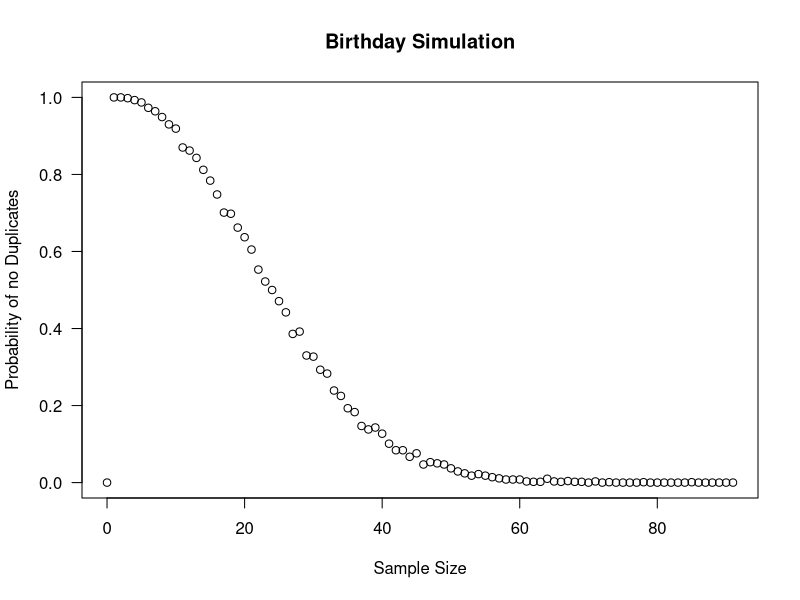

Here is the R script that generated this plot:
N <- 0
samples <- 0;
prob.nodub <-0;

for(j in 10:100){
  counting.no.dups <- 0;
    test <- for(i in 1:1000){
  bdays <- sample(seq(as.Date('1990/01/01'), as.Date('1990/12/31'), by="day"), N, replace=T)
  dups <- duplicated(bdays, incomparables = FALSE)
  ch <-length(which(dups == TRUE))
    if(ch==0){
      counting.no.dups <- counting.no.dups +1
    }
  fine <- (counting.no.dups/1000)
    }
print(N)
print(fine)
N <- N + 1
samples[[j]] <- N
prob.nodub[[j]] <- fine

}

plot(samples,prob.nodub, main="Birthday Simulation", xlab = "Sample Size", ylab = "Probability of no Duplicates", las =1)


